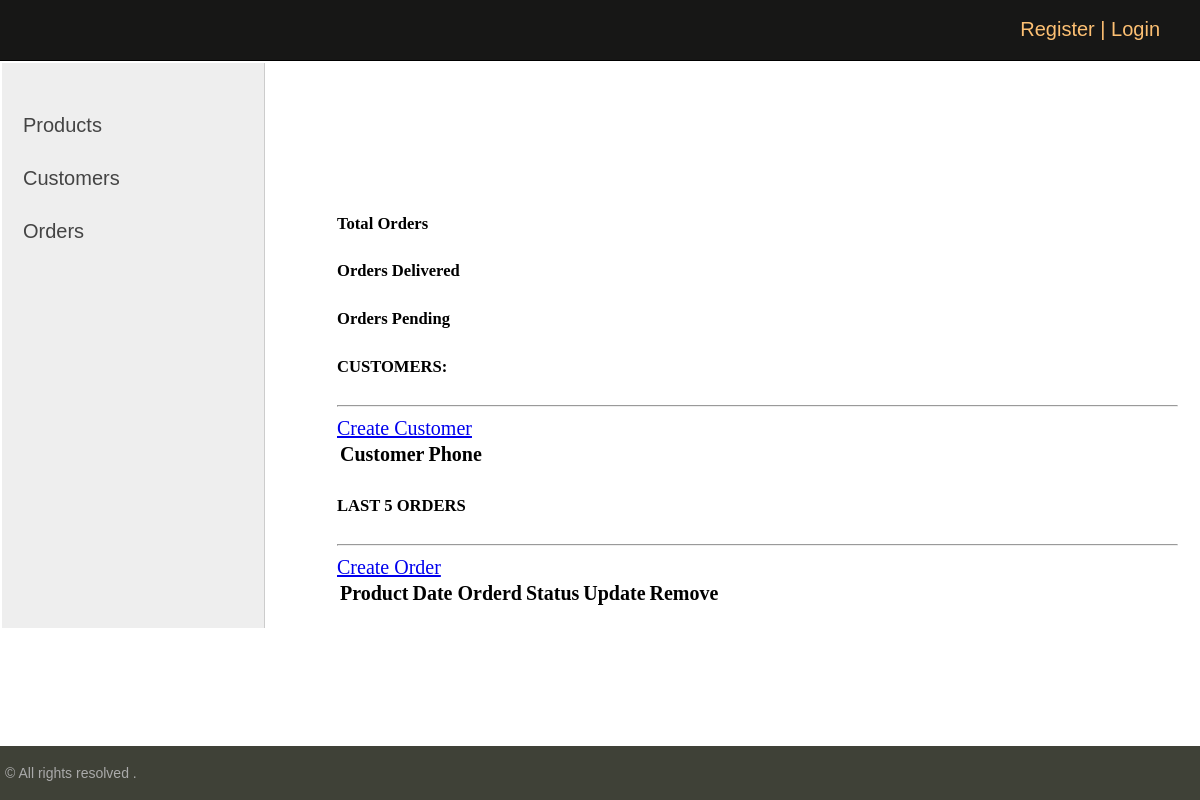
Before: /crm/ with the older database file.
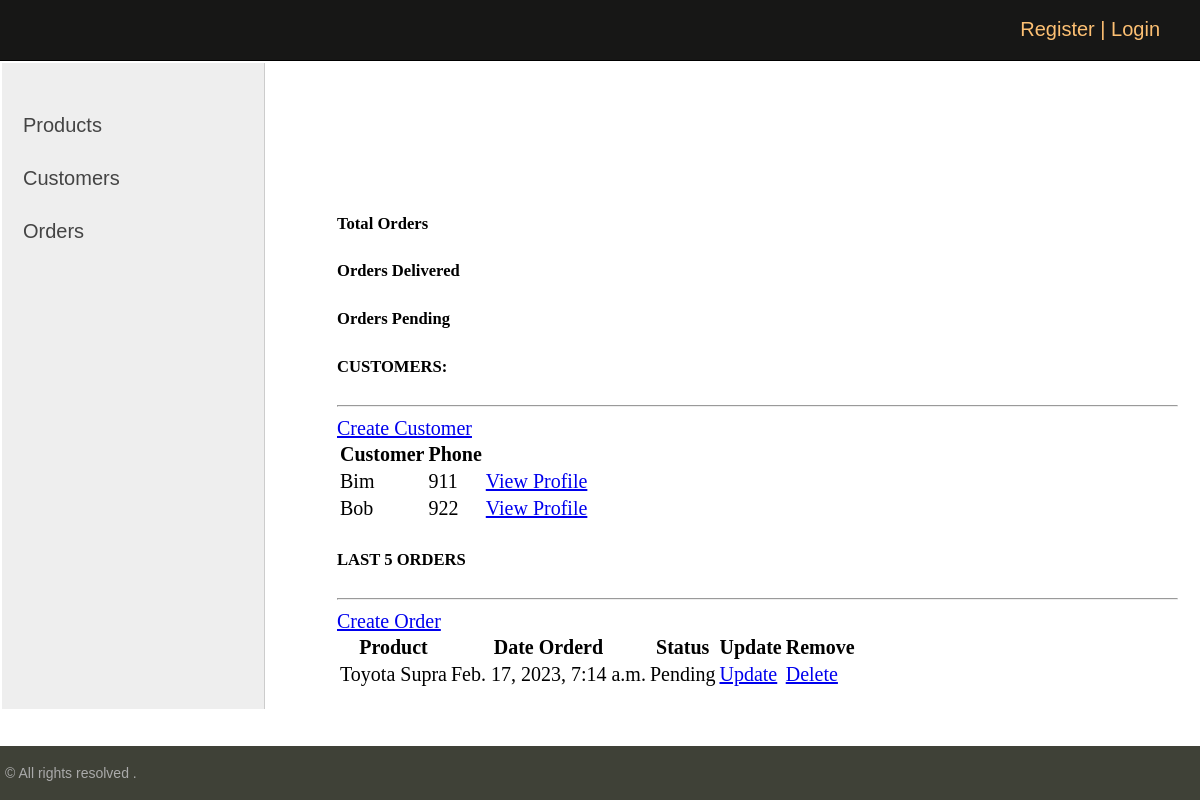
After: the same page with the newer database file.
### crm/models.py (models this page shows, shortened)
class Customer(models.Model):
    name = models.CharField(max_length=200, null=True)
    phone = models.CharField(max_length=200, null=True)
    email = models.CharField(max_length=200, null=True)
    description = models.CharField(max_length=200, null=True, blank=True)
    profile_pic = models.ImageField(default='ekta dd.jpg', null=True, blank=True)
    date_created = models.DateTimeField(auto_now_add=True, null=True)

class Order(models.Model):
    STATUS = [
        ('Pending' , 'Pending'),
        ('Out for delivery', 'Out for delivery'),
        ('Delivered', 'Delivered'),
    ]
    URGENCY_CHOICES = [
        ('1', 'not urgent'),
        ('2', 'several days'),
        ('3', 'about a 1-2 week'),
        ('4', 'urgently'),
    ]
    customer = models.ForeignKey(Customer, null=True, on_delete=models.SET_NULL)
    product = models.ForeignKey(Product, null=True, on_delete=models.SET_NULL)
    date_created = models.DateTimeField(auto_now_add=True, null=True)
    status = models.CharField(max_length=200, null=True, choices=STATUS)
    note = models.CharField(max_length=1000, null=True)
    urgency = models.CharField(max_length=1, choices=URGENCY_CHOICES, default='1',)

class Product(models.Model):
    category = models.ForeignKey(
        Category,
        on_delete=models.SET_NULL,
        null=True
    )
    name = models.CharField(max_length=200, null=True)
    price = models.FloatField(null=True)
    description = models.CharField(max_length=200, null=True, blank=True)
    date_created = models.DateTimeField(auto_now_add=True, null=True)
    def __str__(self):
        return f'{self.name}'

### crm/views.py (the view)
# urls.py: path('', CrmHome.as_view(), name='home'),
class CrmHome(DataMixin, ListView):
    model = Customer
    template_name = 'crm/index.html'
    def get_context_data(self, *, object_list=None, **kwargs):
        context = super().get_context_data(**kwargs)
        context['orders'] = Order.objects.all()
        context['customers'] = Customer.objects.all()
        c_def = self.get_user_context(title="Home page")
        return dict(list(context.items()) + list(c_def.items()))

### crm/utils.py (called while the page is built)
    def get_user_context(self, **kwargs):
        context = kwargs
        user_menu = menu.copy()
        if not self.request.user.is_authenticated:
            user_menu.pop(1)
        context['menu'] = user_menu
        return context

### crm/templates/crm/index.html
{% extends 'crm/base.html' %}
{% load static %}
{% block content %}
{% include 'crm/status.html' %}
<div class="row">
	<div class="col-md-5">
		<h5>CUSTOMERS:</h5>
		<hr>
		<div class="card-scard-body">
			<a class="btn btn-primary  btn-sm btn-block" href={% url 'add-customer' %}>Create Customer</a>
			<table class="table table-sm">
				<tr>
					<th>Customer</th>
					<th>Phone</th>
					<th></th>
				</tr>
				{% for customer in customers %}
					<tr>
						<td>{{customer.name}}</td>
						<td>{{customer.phone}}</td>
						<td ><a class="btn btn-info" id='btn_deatil_prof' href={% url 'customer-detail' customer.id %}>View Profile</a></td>
					</tr>
				{% endfor %}
			</table>
		</div>
	</div>
	<div class="col-md-7">
		<h5>LAST 5 ORDERS</h5>
		<hr>
		<div class="card card-body">
			<a class="btn btn-primary btn-sm btn-block" href={% url 'add-order' %}>Create Order</a>
			<table class="table table-sm">
				<tr>
					<th>Product</th>
					<th>Date Orderd</th>
					<th>Status</th>
					<th>Update</th>
					<th>Remove</th>
				</tr>
				{% for order in orders %}
				<tr>
					<td>{{order.product}}</td>
					<td>{{order.date_created}}</td>
					<td>{{order.status}}</td>
					<td><a class="btn btn-info" href={% url 'update-order' order.id %}>Update</a></td>
					<td><a class="btn btn-danger" href={% url 'delete-order' order.id %}>Delete</a></td>
				</tr>
				{% endfor %}
			</table>
		</div>
	</div>
</div>
{% endblock %}

Changed rows visible on the page:
added Customer: name "Bim", phone "911"
added Customer: name "Bob", phone "922"
added Order: product "Toyota Supra", date_created "Feb. 17, 2023, 7:14 a.m.", status "Pending"
